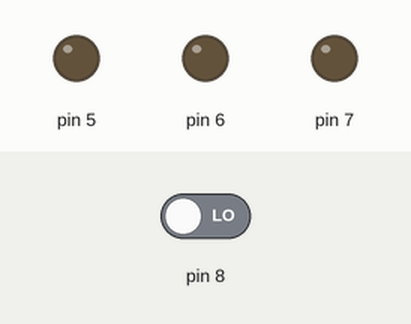
This sketch was run on a simulated Arduino Uno, built with avr-gcc and run on an emulated ATmega328P. On the bench: output pins drawn as LEDs (lit = HIGH). Dashed ring = blinking. The inputs (shaded band) are chosen by the test bench; at power-on: pin 8 LOW.

Above: at 1.4 s.
1.5 s: pin 8 driven HIGH
At 1.9 s:
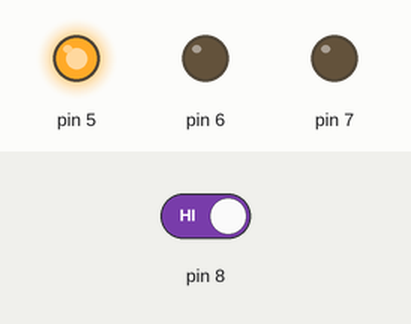
At 2.4 s:
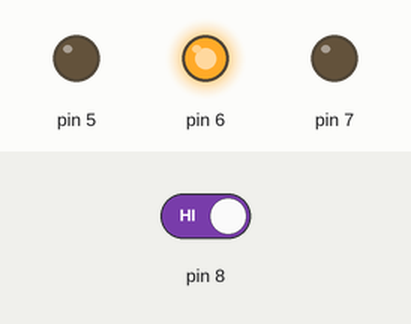
7.5 s: pin 8 driven LOW
At 7.93 s:
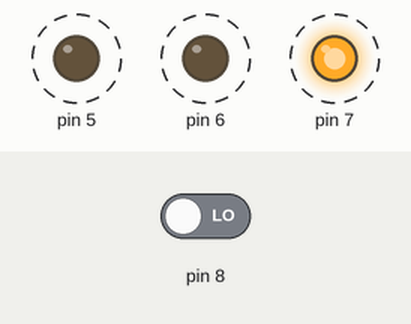
10.5 s: pin 8 driven HIGH
Timing chart, 0 to 19.5 s (numbered marks = the images above; inputs shaded):
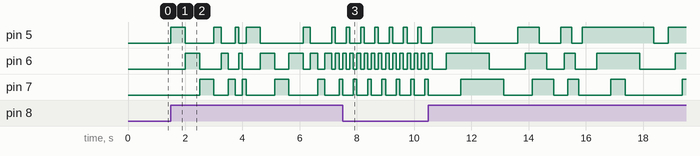

The sketch:

12_Modos_de_Pisca_LED_com_Bot_o.ino
```cpp
//////////////////
//   EDIVÂNIA   //
//     UFPI     //
//   27/01/23   //
//////////////////

int estado, mod = 0;

void setup()
{
  pinMode(5, OUTPUT);
  pinMode(6, OUTPUT);
  pinMode(7, OUTPUT);
  pinMode(8, INPUT);
}

void modo(int mod)
{
    while(mod == 1)
    {
      digitalWrite(5, HIGH);
      delay(500);

      digitalWrite(5, LOW);
      digitalWrite(6, HIGH);
      delay(500);

      digitalWrite(6, LOW);
      digitalWrite(7, HIGH);
      delay(500);
      digitalWrite(7, LOW);

      estado = digitalRead(8);

      if(estado == 1)
      {
        mod++;

        modo(mod);
      }
    }

    while(mod == 2)
    {
      digitalWrite(5, HIGH);
      delay(250);

      digitalWrite(5, LOW);
      digitalWrite(6, HIGH);
      delay(250);

      digitalWrite(6, LOW);
      digitalWrite(7, HIGH);
      delay(250);
      digitalWrite(7, LOW);

      estado = digitalRead(8);

      if(estado == 1)
      {
        mod++;

        modo(mod);
      }
    }

    while(mod == 3)
    {
      digitalWrite(5, HIGH);
      delay(125);

      digitalWrite(5, LOW);
      digitalWrite(6, HIGH);
      delay(125);

      digitalWrite(6, LOW);
      digitalWrite(7, HIGH);
      delay(125);
      digitalWrite(7, LOW);

      estado = digitalRead(8);

      if(estado == 1)
      {
        mod++;

        modo(mod);
      }
    }

    while(mod == 4)
    {
      digitalWrite(5, HIGH);
      delay(500);

      digitalWrite(5, LOW);
      digitalWrite(6, HIGH);
      delay(500);

      digitalWrite(6, LOW);
      digitalWrite(7, HIGH);
      delay(500);
      digitalWrite(7, LOW);

      digitalWrite(6, HIGH);
      delay(500);
      digitalWrite(6, LOW);

      estado = digitalRead(8);

      if(estado == 1)
      {
        mod++;

        modo(mod);
      }
    }

    while(mod == 5)
    {
      digitalWrite(5, HIGH);
      delay(250);

      digitalWrite(5, LOW);
      digitalWrite(6, HIGH);
      delay(250);

      digitalWrite(6, LOW);
      digitalWrite(7, HIGH);
      delay(250);
      digitalWrite(7, LOW);

      digitalWrite(6, HIGH);
      delay(250);
      digitalWrite(6, LOW);

      estado = digitalRead(8);

      if(estado == 1)
      {
        mod++;

        modo(mod);
      }
    }

    while(mod == 6)
    {
      digitalWrite(5, HIGH);
      delay(125);

      digitalWrite(5, LOW);
      digitalWrite(6, HIGH);
      delay(125);

      digitalWrite(6, LOW);
      digitalWrite(7, HIGH);
      delay(125);
      digitalWrite(7, LOW);

      digitalWrite(6, HIGH);
      delay(125);
      digitalWrite(6, LOW);

      estado = digitalRead(8);

      if(estado == 1)
      {
        mod++;

        modo(mod);
      }
    }

    while(mod == 7)
    {
      digitalWrite(5, HIGH);
      delay(500);
      digitalWrite(6, HIGH);
      delay(500);
      digitalWrite(7, HIGH);
      delay(500);

      digitalWrite(5, LOW);
      delay(500);
      digitalWrite(6, LOW);
      delay(500);
      digitalWrite(7, LOW);
      delay(500);

      estado = digitalRead(8);

      if(estado == 1)
      {
        mod++;

        modo(mod);
      }
    }

    while(mod == 8)
    {
      digitalWrite(5, HIGH);
      delay(250);
      digitalWrite(6, HIGH);
      delay(250);
      digitalWrite(7, HIGH);
      delay(250);

      digitalWrite(5, LOW);
      delay(250);
      digitalWrite(6, LOW);
      delay(250);
      digitalWrite(7, LOW);
      delay(250);

      estado = digitalRead(8);

      if(estado == 1)
      {
        mod++;

        modo(mod);
      }
    }

    while(mod == 9)
    {
      digitalWrite(5, HIGH);
      delay(125);
      digitalWrite(6, HIGH);
      delay(125);
      digitalWrite(7, HIGH);
      delay(125);

      digitalWrite(5, LOW);
      delay(125);
      digitalWrite(6, LOW);
      delay(125);
      digitalWrite(7, LOW);
      delay(125);

      estado = digitalRead(8);

      if(estado == 1)
      {
        mod++;

        modo(mod);
      }
    }

    while(mod == 10)
    {
      digitalWrite(5, HIGH);
      delay(500);
      digitalWrite(6, HIGH);
      delay(500);
      digitalWrite(7, HIGH);
      delay(500);

      digitalWrite(7, LOW);
      delay(500);
      digitalWrite(6, LOW);
      delay(500);
      digitalWrite(5, LOW);
      delay(500);

      estado = digitalRead(8);

      if(estado == 1)
      {
        mod++;

        modo(mod);
      }
    }

    while(mod == 11)
    {
      digitalWrite(5, HIGH);
      delay(250);
      digitalWrite(6, HIGH);
      delay(250);
      digitalWrite(7, HIGH);
      delay(250);

      digitalWrite(7, LOW);
      delay(250);
      digitalWrite(6, LOW);
      delay(250);
      digitalWrite(5, LOW);
      delay(250);

      estado = digitalRead(8);

      if(estado == 1)
      {
        mod++;

        modo(mod);
      }
    }

    while(mod == 12)
    {
      digitalWrite(5, HIGH);
      delay(125);
      digitalWrite(6, HIGH);
      delay(125);
      digitalWrite(7, HIGH);
      delay(125);

      digitalWrite(7, LOW);
      delay(125);
      digitalWrite(6, LOW);
      delay(125);
      digitalWrite(5, LOW);
      delay(125);

      estado = digitalRead(8);

      if(estado == 1)
      {
        mod = 1;

        modo(mod);
      }
    }
}

void loop()
{
  estado = digitalRead(8);

  if(estado == 1)
  {
    mod++;

    modo(mod);
  }

  delay(300);
}
```

Measured:
- after the input at 1.5 s, pin 5: LOW → HIGH at once, → LOW 0.50 s later, → HIGH 1.0 s later, → LOW 0.25 s later, … (12 changes in this stretch); pin 6: LOW → HIGH after 0.50 s, → LOW 0.50 s later, → HIGH 0.75 s later, → LOW 0.25 s later, … (16 changes in this stretch)
